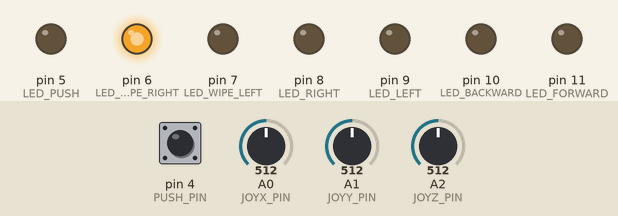
Recording of a sketch running on a simulated Arduino Uno, built for the host (arithmetic inside an expression is 32-bit, double 64-bit). On the bench: output pins drawn as LEDs (lit = HIGH). The test bench sets the inputs (shaded band); at power-on: A0 (JOYX_PIN) = 512, A1 (JOYY_PIN) = 512, pin 4 (PUSH_PIN) LOW, A2 (JOYZ_PIN) = 512. What the sketch prints to the serial monitor is not drawn.

Above: at 1.2 s.
1.3 s: A0 (JOYX_PIN) set to 584
2.8 s: A0 (JOYX_PIN) set to 609
At 3.5 s:
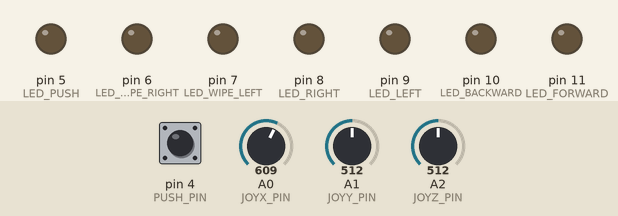
4.3 s: A1 (JOYY_PIN) set to 575
5.8 s: A1 (JOYY_PIN) set to 605
7.3 s: A1 (JOYY_PIN) set to 306
8.8 s: A0 (JOYX_PIN) set to 306
Timing chart, 0 to 11.3 s (numbered marks = the images above; inputs shaded):
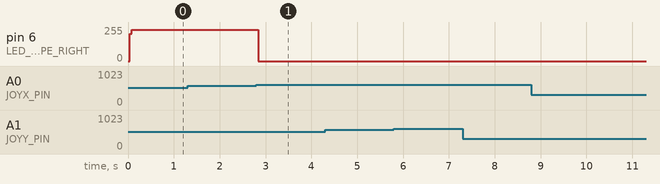

Measured:
- the behaviour switches between 591 and 592 on A0 (JOYX_PIN) (found by bisection; images 0 and 1)
- after the input at 2.8 s, pin 6 (LED_WIPE_RIGHT): 233/255 → 0/255 at once

The sketch:

Joystick605620.ino
```cpp
/* output and input pins */
int LED_FORWARD         = 11;
int LED_BACKWARD        = 10;
int LED_LEFT            = 9;
int LED_RIGHT           = 8;
int LED_WIPE_LEFT       = 7;
int LED_WIPE_RIGHT      = 6;
int LED_PUSH            = 5;

int PUSH_PIN            = 4;
int JOYX_PIN            = A0;
int JOYY_PIN            = A1;
int JOYZ_PIN            = A2;

/* variable declaration that holds data value */
int X_val               = 0;
int Y_val               = 0;
int Z_val               = 0;
int pushState           = 0;

char cmd[4];                        // array that holds command or a combination of two or more commands
int middlePoint         = 1023 / 2; // 1023 is the default max value of analog
int wiperMiddlePoint    = 512 / 2;  // result will be the middle point of wiper, which added/subtracted by the wiper threshold
int wiperThreshold      = 180;      // it helps reading sensitivity of the Z-axis/Wiper
int axisThreshold       = 80;       // it helps reading sensitivity X & Y axis

void setup() {
  Serial.begin(9600);
  pinMode(JOYX_PIN, INPUT);
  pinMode(JOYY_PIN, INPUT);
  pinMode(JOYZ_PIN, INPUT);
  pinMode(PUSH_PIN, INPUT);

  pinMode(LED_FORWARD, OUTPUT);
  pinMode(LED_BACKWARD, OUTPUT);
  pinMode(LED_LEFT, OUTPUT);
  pinMode(LED_RIGHT, OUTPUT);
  pinMode(LED_WIPE_LEFT, OUTPUT);
  pinMode(LED_WIPE_RIGHT, OUTPUT);
  pinMode(LED_PUSH, OUTPUT);
}
void loop() {
  turn_off();

  X_val = analogRead(JOYX_PIN);
  Y_val = analogRead(JOYY_PIN);
  Z_val = analogRead(JOYZ_PIN);
  pushState = digitalRead(PUSH_PIN);

  if (Y_val > (middlePoint + axisThreshold) || Y_val < (middlePoint - axisThreshold)) {
    cmd[0] = (Y_val > (middlePoint + axisThreshold))  ? 'F' : 'B';
  } else {
    cmd[0] = 0;
  }
  if (X_val > (middlePoint + axisThreshold) || X_val < (middlePoint - axisThreshold)) {
    cmd[1] = (X_val > (middlePoint + axisThreshold)) ? 'L' : 'R';
  } else {
    cmd[1] = 0;
  }
  command();
}
void command() {
  String cmds;
  for (int i = 0; i < 2; i++) {
    char c = cmd[i];
    if (c != NULL && c != '\0') {
      cmds += c;
    }
  }
  // check if commands is not empty
  if (cmds != NULL && cmds != '\0') {
    Serial.println(cmds);
    if (cmds == "F") {
      turn_on(LED_FORWARD);
    } else if (cmds == "B") {
      turn_on(LED_BACKWARD);
    } else if (cmds == "L") {
      turn_on(LED_LEFT);
    } else if (cmds == "R") {
      turn_on(LED_RIGHT);
    } else if (cmds == "FR") {
      turn_on(LED_FORWARD);
      turn_on(LED_RIGHT);
    } else if (cmds == "FL") {
      turn_on(LED_FORWARD);
      turn_on(LED_LEFT);
    } else if (cmds == "BL") {
      turn_on(LED_BACKWARD);
      turn_on(LED_LEFT);
    } else if (cmds == "BR") {
      turn_on(LED_BACKWARD);
      turn_on(LED_RIGHT);
    } else {
      turn_off();
    }
  } else {
    /* if no direction command to transmit then let's check the wiper command*/
    if (Z_val > (wiperMiddlePoint + wiperThreshold) || Z_val < (wiperMiddlePoint - wiperThreshold)) {
      if (Z_val > (wiperMiddlePoint + wiperThreshold)) {
        turn_on(LED_WIPE_RIGHT);
        Serial.println("WR");
      } else if (Z_val < (wiperMiddlePoint - wiperThreshold)) {
        turn_on(LED_WIPE_LEFT);
        Serial.println("WL");
      } else {
        turn_off();
      }
    } else {
      /* if no wiper command to transmit then let's check the push button state */
      if (pushState == HIGH) {
        turn_on(LED_PUSH);
        Serial.println("ON");
      } else {
        turn_off();
      }
    }
  }
}

void turn_on(int pinNo) {
  digitalWrite(pinNo, HIGH);
}

void turn_off() {
  digitalWrite(LED_FORWARD, LOW);
  digitalWrite(LED_BACKWARD, LOW);
  digitalWrite(LED_LEFT, LOW);
  digitalWrite(LED_RIGHT, LOW);
  digitalWrite(LED_WIPE_LEFT, LOW);
  digitalWrite(LED_WIPE_RIGHT, LOW);
  digitalWrite(LED_PUSH, LOW);
}
```
